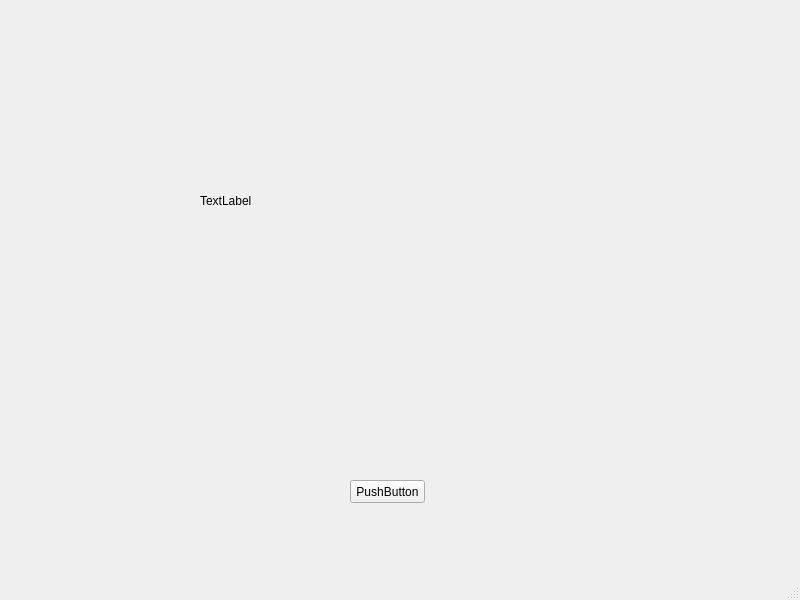
<?xml version="1.0" encoding="UTF-8"?>
<ui version="4.0">
 <class>MainWindow</class>
 <widget class="QMainWindow" name="MainWindow">
  <property name="geometry">
   <rect>
    <x>0</x>
    <y>0</y>
    <width>800</width>
    <height>600</height>
   </rect>
  </property>
  <property name="windowTitle">
   <string>MainWindow</string>
  </property>
  <property name="animated">
   <bool>true</bool>
  </property>
  <property name="tabShape">
   <enum>QTabWidget::Rounded</enum>
  </property>
  <widget class="QWidget" name="centralwidget">
   <widget class="QLabel" name="label">
    <property name="geometry">
     <rect>
      <x>200</x>
      <y>40</y>
      <width>401</width>
      <height>321</height>
     </rect>
    </property>
    <property name="text">
     <string>TextLabel</string>
    </property>
   </widget>
   <widget class="QPushButton" name="pushButton">
    <property name="geometry">
     <rect>
      <x>350</x>
      <y>480</y>
      <width>75</width>
      <height>23</height>
     </rect>
    </property>
    <property name="text">
     <string>PushButton</string>
    </property>
   </widget>
  </widget>
  <widget class="QMenuBar" name="menubar">
   <property name="geometry">
    <rect>
     <x>0</x>
     <y>0</y>
     <width>800</width>
     <height>21</height>
    </rect>
   </property>
  </widget>
  <widget class="QStatusBar" name="statusbar"/>
 </widget>
 <resources/>
 <connections/>
</ui>
